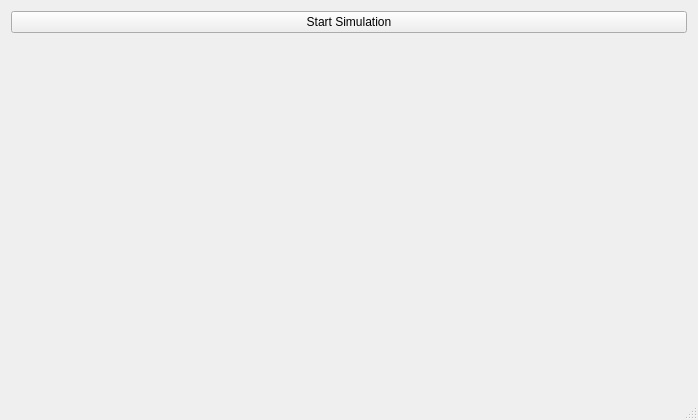
<?xml version="1.0" encoding="UTF-8"?>
<ui version="4.0">
 <class>MainWindow</class>
 <widget class="QMainWindow" name="MainWindow">
  <property name="geometry">
   <rect>
    <x>0</x>
    <y>0</y>
    <width>698</width>
    <height>420</height>
   </rect>
  </property>
  <property name="windowTitle">
   <string>QCustomPlot plot examples</string>
  </property>
  <widget class="QWidget" name="centralWidget">
   <layout class="QVBoxLayout" name="verticalLayout">
    <property name="sizeConstraint">
     <enum>QLayout::SetMinimumSize</enum>
    </property>
    <item>
     <widget class="QPushButton" name="buttonStartSimulation">
      <property name="text">
       <string>Start Simulation</string>
      </property>
     </widget>
    </item>
    <item>
     <widget class="QCustomPlot" name="customPlot" native="true">
      <property name="maximumSize">
       <size>
        <width>250</width>
        <height>16777215</height>
       </size>
      </property>
     </widget>
    </item>
   </layout>
  </widget>
  <widget class="QStatusBar" name="statusBar"/>
 </widget>
 <layoutdefault spacing="6" margin="11"/>
 <customwidgets>
  <customwidget>
   <class>QCustomPlot</class>
   <extends>QWidget</extends>
   <header>../../lib/qcustomplot.h</header>
   <container>1</container>
  </customwidget>
 </customwidgets>
 <resources/>
 <connections/>
</ui>
